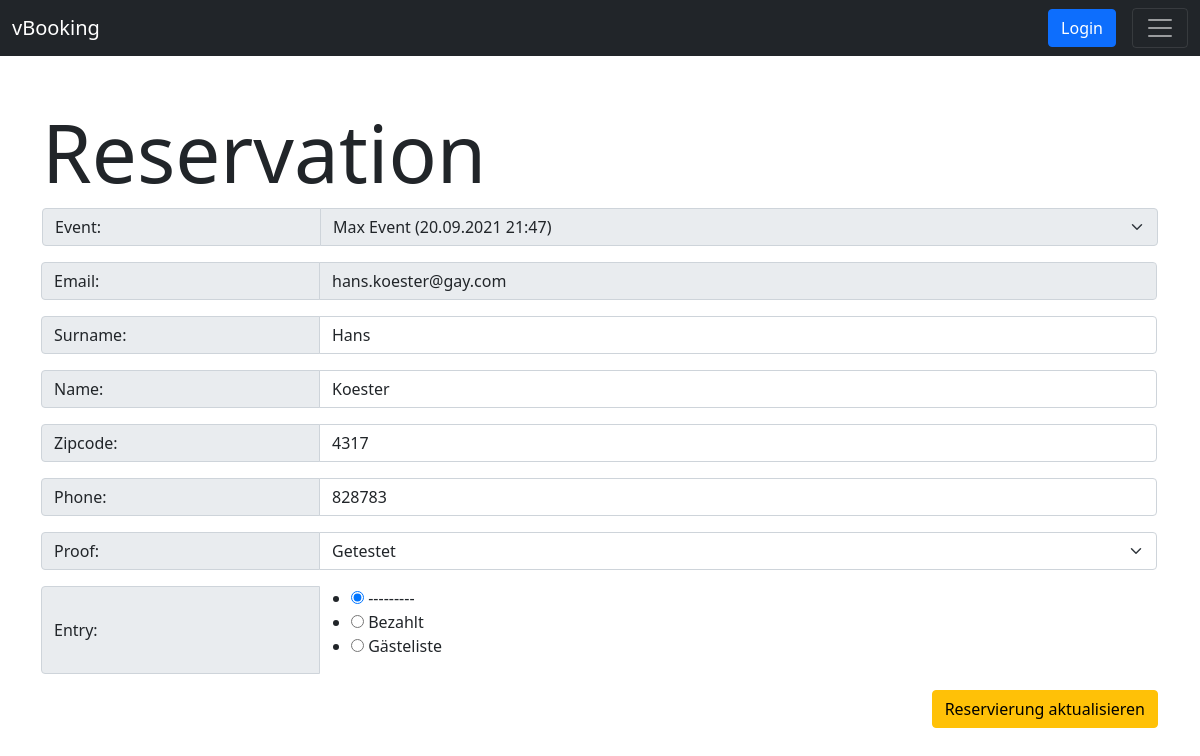
The page /reservations/?id=5 on the database its author committed.
### app/models.py (models this page shows, shortened)
class Reservation(models.Model):
    id = models.AutoField(primary_key=True)
    event= models.ForeignKey(Event, on_delete=models.CASCADE, blank=False)
    email = models.EmailField(blank=False)
    surname = models.CharField(max_length=30, blank=False)
    name = models.CharField(max_length=30, blank=False)
    zipcode = models.CharField(max_length=6, blank=False)
    phone = models.CharField(max_length=20, blank=False)
    proof = models.CharField(choices=[('tested', 'Getestet'), ('vaccinated', 'Geimpft'), ('recovered', 'Genesen')], max_length=10, blank=False, default=None)
    entry = models.CharField(choices=[('paid', 'Bezahlt'), ('vip', 'Gästeliste')], max_length=4, blank=True, default=None)

### app/views.py (the view)
# urls.py: path('reservations/', views.reservations, name='reservations'),
def reservations(request):
    if request.method == "GET":
        id = request.GET.get('id', '')
        if id == '':
            reservations = Reservation.objects.all()
            return render(request, "reservations.html", {"reservations": reservations})
        else:
            reservation = Reservation.objects.get(id=id)
            form = ReservationForm(instance=reservation)
            return render(request, "reservation.html", {"form": form, "edit": True})

### app/forms.py
class ReservationForm(ModelForm):
    def __init__(self, *args, **kwargs):
        super(ReservationForm, self).__init__(*args, **kwargs)
        instance = getattr(self, 'instance', None)
        if instance and instance.email and instance.event:
            self.fields['email'].widget.attrs['readonly'] = True
            self.fields['event'].widget.attrs['style'] = 'background-color: #e9ecef; opacity: 1; pointer-events: none; touch-actions: none;'
    class Meta:
        model = Reservation
        fields = ['event', 'email', 'surname', 'name', 'zipcode', 'phone', 'proof', 'entry']
        widgets = {
            'event': BootstrapSelect,
            'email': BootstrapTextInput,
            'surname': BootstrapTextInput,
            'name': BootstrapTextInput,
            'zipcode': BootstrapTextInput,
            'phone': BootstrapTextInput,
            'proof': BootstrapSelect,
            'entry': RadioSelect()
        }

### app/models.py (called while the page is built)
    def __str__(self):
        return f'{self.name} ({self.date} {self.time})'

### app/templates/reservation.html
{% extends "base.html" %}
{% block content %}
<div class="container mt-5">
    <h1 class="display-1">Reservation</h1>
    <div class="row">
        <div class="col-12">
            <form action="{% url 'reservation' %}" method="post">
                <div class="input-group">
                    {% for field in form  %}
                    <div class="input-group mb-3">
                        <span class="input-group-text w-25">{{ field.label_tag }}</span>
                        {{ field }}
                    </div>
                    {% endfor %}
                </div>
                <div class="d-flex">
                    {% if edit %}
                    <input class="btn btn-warning ms-auto" type="submit" value="Reservierung aktualisieren">
                    {% else %}
                    <input class="btn btn-success ms-auto" type="submit" value="Neue Reservierung erstellen">
                    {% endif %}
                </div>
            </form>
        </div>
    </div>
</div>
{% endblock %}

### rows shown on the page
Reservation: form "Max Event (20.09.2021 21:47)" "hans.koester@gay.com" "Hans" "Koester" "4317" "828783" "Getestet" "☑ Entry: ☐ Bezahlt ☐ Gästeliste"

### other values the page prints
{{ field.label_tag }} "Event:" "Email:" "Surname:" "Name:" "Zipcode:" "Phone:" "Proof:" "Entry:"
